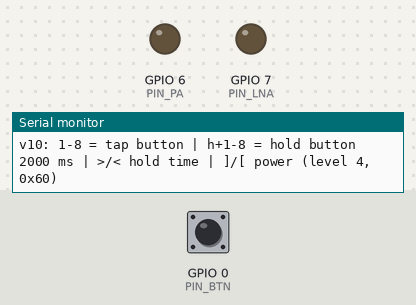
The program below on a simulated ESP32-S3. Parts: output pins drawn as LEDs (lit = HIGH), the last lines printed to the serial monitor. The test bench sets the inputs (shaded band); at power-on: GPIO 0 (PIN_BTN) HIGH. EEPROM starts erased; pins used as bus, display or sensor lines are not drawn.

Above: at 4.5 s.
4.6 s: GPIO 0 (PIN_BTN) pulled LOW for 0.15 s
At 5.2 s:
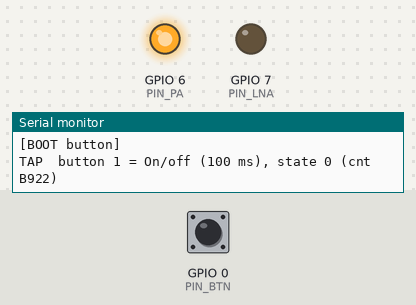
9.2 s: GPIO 0 (PIN_BTN) pulled LOW for 1 s
At 11.3 s:
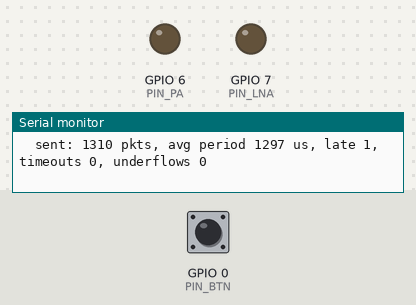
11.7 s: GPIO 0 (PIN_BTN) pulled LOW for 3.2 s
At 13.0 s:
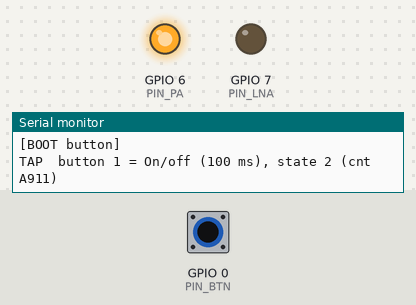
Timing chart, 0 to 14.9 s (numbered marks = the images above; inputs shaded):
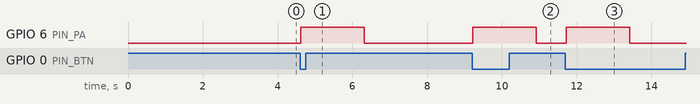

Measured:
- after the input at 4.6 s, GPIO 6 (PIN_PA): LOW → HIGH at once, → LOW 1.7 s later
- after the input at 9.2 s, GPIO 6 (PIN_PA): LOW → HIGH at once, → LOW 1.7 s later
- after the input at 11.7 s, GPIO 6 (PIN_PA): LOW → HIGH at once, → LOW 1.7 s later

The program:

main.cpp
```cpp
// TRANSMIT BOARD (ESP32-S3 + CC2500PA) - v10: all 8 buttons, tap + hold (v9 preamble/timing)   2026-11-19
// Project: nrf24-antenna-test -> src/main.cpp   (monitor 115200)
//
// What the raw CC2500 capture of the REAL remote showed (velua-cc2500-capture log 202648):
//  * On air before the sync word:  ...10101010 | 11001100 x4 | B9 A1 99 | 17-byte frame
//    i.e. a real 1010 preamble (0xAA) and then 0xCC x4, byte-aligned to the sync word.
//    Our v3..v8 packet started "1001100 1100 1100 ..." - it had NO 1010 preamble at all.
//  * Nothing fixed follows the 17-byte frame (bits after it are noise) -> no trailer.
//  * Timing: packets every ~1245 us, 3 per channel, full hop cycle ~11.69 ms.
//    v8 sent one every ~1981 us plus ~0.8 ms recalibration at every hop.
//
// v9: packet = AA AA AA AA CC CC CC CC B9 A1 99 + frame (28 bytes, byte-aligned).
//     Packets go out on a fixed 1245 us grid, 3 per channel, +160 us at each hop.
//     Each channel is calibrated ONCE at boot; hopping just restores the saved FSCAL values
//     (the standard CC2500 fast-hopping method), so hops no longer cost a calibration.
//     (A/B 2026-11-19: the old v8 packet brought the misses back -> preamble was the root cause.)
//
// Serial: see the UI section (v10: 1-8 tap, h+1-8 hold).
// One tap (press burst + release burst) = ONE lamp toggle. The counter does not gate it.
#include <Arduino.h>
#include <SPI.h>
#include <Preferences.h>

#define PIN_SCK   12
#define PIN_MISO  13
#define PIN_MOSI  11
#define PIN_CSN   10
#define PIN_GDO0   4
#define PIN_GDO2   5
#define PIN_PA     6
#define PIN_LNA    7
#define PIN_BTN    0

// 17-byte frames as transmitted after B9 A1 99 (see docs/protocol.md, bit-exact)
static const int NSTATES = 8;
static const uint8_t REL[NSTATES][17] = {
  {0x0D,0xBF,0x29,0xB9,0x22,0x57,0x5E,0x4B,0x9C,0xA1,0xB6,0xED,0x99,0x1E,0xA7,0x3E,0xAC},
  {0x0D,0xBF,0x29,0xA8,0x32,0xDF,0x5E,0x4B,0x9C,0xA1,0xB6,0xFC,0x89,0xA0,0x18,0xB2,0xF1},
  {0x0D,0xBF,0x29,0xA9,0x11,0x57,0x5E,0x4B,0x9C,0xA1,0xB6,0xFD,0xAA,0xA1,0xDA,0x63,0xB4},
  {0x0D,0xBF,0x29,0xB8,0x01,0xDF,0x5E,0x4B,0x9C,0xA1,0xB6,0xEC,0xBA,0x1F,0x65,0xEF,0xE9},
  {0x0D,0xBF,0x29,0x8A,0x02,0x57,0x5E,0x4B,0x9C,0xA1,0xB6,0xDE,0xB9,0xC3,0x26,0x40,0x46},
  {0x0D,0xBF,0x29,0x9B,0x12,0xDF,0x5E,0x4B,0x9C,0xA1,0xB6,0xCF,0xA9,0x7D,0x99,0xCC,0x1B},
  {0x0D,0xBF,0x29,0x9A,0x31,0x57,0x5E,0x4B,0x9C,0xA1,0xB6,0xCE,0x8A,0x7C,0x5B,0x1D,0x5E},
  {0x0D,0xBF,0x29,0x8B,0x21,0xDF,0x5E,0x4B,0x9C,0xA1,0xB6,0xDF,0x9A,0xC2,0xE4,0x91,0x03},
};
static const uint8_t PRS[NSTATES][17] = {
  {0x0D,0xBF,0x29,0x8B,0x30,0x5F,0xC7,0xCB,0x14,0xA1,0xB6,0xDF,0x9A,0x4D,0xDD,0x6B,0x2D},
  {0x0D,0xBF,0x29,0xB9,0x33,0xD7,0xC7,0xCB,0x14,0xA1,0xB6,0xED,0x99,0x91,0x9E,0xC4,0x82},
  {0x0D,0xBF,0x29,0xA8,0x23,0x5F,0xC7,0xCB,0x14,0xA1,0xB6,0xFC,0x89,0x2F,0x21,0x48,0xDF},
  {0x0D,0xBF,0x29,0xA9,0x00,0xD7,0xC7,0xCB,0x14,0xA1,0xB6,0xFD,0xAA,0x2E,0xE3,0x99,0x9A},
  {0x0D,0xBF,0x29,0xB8,0x10,0x5F,0xC7,0xCB,0x14,0xA1,0xB6,0xEC,0xBA,0x90,0x5C,0x15,0xC7},
  {0x0D,0xBF,0x29,0x8A,0x13,0xD7,0xC7,0xCB,0x14,0xA1,0xB6,0xDE,0xB9,0x4C,0x1F,0xBA,0x68},
  {0x0D,0xBF,0x29,0x9B,0x03,0x5F,0xC7,0xCB,0x14,0xA1,0xB6,0xCF,0xA9,0xF2,0xA0,0x36,0x35},
  {0x0D,0xBF,0x29,0x9A,0x20,0xD7,0xC7,0xCB,0x14,0xA1,0xB6,0xCE,0x8A,0xF3,0x62,0xE7,0x70},
};
static const char *CNT[NSTATES] = {"B922","A832","A911","B801","8A02","9B12","9A31","8B21"};

// v10: ALL 8 BUTTONS. Recorded 2026-11-19 (evidence/04_nrf24_all-8-buttons.log; buttons numbered left to right as in docs/protocol.md).
// Every button's PRESS frame = On/off PRESS frame (PRS above) XOR a constant per button - verified
// identical across 3-5 captured counter states per button, so all 8 states are valid for all 8
// buttons. The RELEASE frame (REL above) is the SAME for every button. A hold is just the press
// frame repeated for as long as the button is held, then the normal release.
static const int NBTN = 8;
static const uint8_t BTN_XOR[NBTN][17] = {
  {0,0,0,0,0,0x00,0x00,0x00,0x00,0x00,0x00,0x00,0x00,0x00,0x00,0x00,0x00},  // 1 = On/off
  {0,0,0,0,0,0x10,0x22,0x80,0x88,0x00,0x00,0x10,0x22,0x49,0x97,0xEA,0x0C},  // 2
  {0,0,0,0,0,0x20,0x77,0x80,0x88,0x00,0x00,0x20,0x77,0x94,0x16,0x19,0x89},  // 3
  {0,0,0,0,0,0x33,0x31,0x80,0x88,0x00,0x00,0x33,0x31,0xB7,0x14,0xDA,0xA9},  // 4
  {0,0,0,0,0,0x40,0xDD,0x80,0x88,0x00,0x00,0x40,0xDD,0xC0,0x44,0xAF,0x4E},  // 5
  {0,0,0,0,0,0x00,0x11,0x80,0x99,0x80,0x88,0x00,0x00,0x40,0xDD,0x5C,0x3B},  // 6
  {0,0,0,0,0,0x00,0x11,0x90,0xBB,0x00,0x00,0x10,0x22,0x68,0xD2,0x24,0x3B},  // 7
  {0,0,0,0,0,0x00,0x11,0x91,0x98,0x88,0x00,0x11,0x01,0x5D,0xE8,0x8B,0x94},  // 8
};
static const char *BTN_NAME[NBTN] = {
  "On/off", "Night (lowest dim)", "Brightness up", "Brightness down",
  "Cycle 3 color temps", "Timer 60 s", "Color temp cooler", "Color temp warmer"};
static void pressFrame(int btn, int s, uint8_t *f) { for (int i = 0; i < 17; i++) f[i] = PRS[s][i] ^ BTN_XOR[btn][i]; }
static const uint32_t PRESS_MS = 100, RELEASE_MS = 1600;

static const float    CH_MHZ[3] = {2402.00, 2448.00, 2478.95};
static const int      PKTS_PER_CH = 3;
static const uint32_t SLOT_US = 1245;     // remote: packet-to-packet on one channel
static const uint32_t HOP_EXTRA_US = 160; // remote: 11.69 ms cycle - 9 x 1245

static const int MAXPKT = 32;
static uint8_t pktLen = 0;

// --- packet builders ---------------------------------------------------------------------
static int buildNew(const uint8_t *f, uint8_t *o) {
  static const uint8_t head[11] = {0xAA,0xAA,0xAA,0xAA, 0xCC,0xCC,0xCC,0xCC, 0xB9,0xA1,0x99};
  memcpy(o, head, 11); memcpy(o + 11, f, 17);
  return 28;
}

// --- CC2500 low level ----------------------------------------------------------------------
SPISettings spiCfg(4000000, MSBFIRST, SPI_MODE0);
static void csLow() { digitalWrite(PIN_CSN, LOW); uint32_t t = micros(); while (digitalRead(PIN_MISO) && micros() - t < 1000) {} }
static void csHigh() { digitalWrite(PIN_CSN, HIGH); }
static void strobe(uint8_t s) { SPI.beginTransaction(spiCfg); csLow(); SPI.transfer(s); csHigh(); SPI.endTransaction(); }
static void writeReg(uint8_t a, uint8_t v) { SPI.beginTransaction(spiCfg); csLow(); SPI.transfer(a); SPI.transfer(v); csHigh(); SPI.endTransaction(); }
static uint8_t readReg(uint8_t a) { SPI.beginTransaction(spiCfg); csLow(); SPI.transfer(a | 0x80); uint8_t v = SPI.transfer(0); csHigh(); SPI.endTransaction(); return v; }
static uint8_t readStatus(uint8_t a) { SPI.beginTransaction(spiCfg); csLow(); SPI.transfer(a | 0xC0); uint8_t v = SPI.transfer(0); csHigh(); SPI.endTransaction(); return v; }
static void writeFifo(const uint8_t *b, uint8_t n) {
  SPI.beginTransaction(spiCfg); csLow(); SPI.transfer(0x7F);
  for (uint8_t i = 0; i < n; i++) SPI.transfer(b[i]);
  csHigh(); SPI.endTransaction();
}

enum : uint8_t {
  IOCFG2 = 0x00, IOCFG0 = 0x02, FIFOTHR = 0x03, PKTLEN = 0x06,
  PKTCTRL1 = 0x07, PKTCTRL0 = 0x08, ADDR = 0x09, CHANNR = 0x0A,
  FSCTRL1 = 0x0B, FSCTRL0 = 0x0C, FREQ2 = 0x0D, FREQ1 = 0x0E, FREQ0 = 0x0F,
  MDMCFG4 = 0x10, MDMCFG3 = 0x11, MDMCFG2 = 0x12, MDMCFG1 = 0x13, MDMCFG0 = 0x14,
  DEVIATN = 0x15, MCSM1 = 0x17, MCSM0 = 0x18, FOCCFG = 0x19, BSCFG = 0x1A,
  AGCCTRL2 = 0x1B, AGCCTRL1 = 0x1C, AGCCTRL0 = 0x1D, FREND1 = 0x21, FREND0 = 0x22,
  FSCAL3 = 0x23, FSCAL2 = 0x24, FSCAL1 = 0x25, FSCAL0 = 0x26,
  TEST2 = 0x2C, TEST1 = 0x2D, TEST0 = 0x2E, PATABLE = 0x3E,
  SRES = 0x30, SFSTXON = 0x31, SCAL = 0x33, STX = 0x35, SIDLE = 0x36, SFTX = 0x3B,
  MARCSTATE = 0x35
};
static uint8_t state() { return readStatus(MARCSTATE) & 0x1F; }
static void waitState(uint8_t s, uint32_t us) { uint32_t t = micros(); while (state() != s && micros() - t < us) {} }

static void radioReset() {
  csHigh(); delayMicroseconds(30);
  digitalWrite(PIN_CSN, LOW); delayMicroseconds(30);
  csHigh(); delayMicroseconds(50);
  strobe(SRES);
  delay(2);
}

static void radioConfig() {
  writeReg(IOCFG2,   0x29);
  writeReg(IOCFG0,   0x06);
  writeReg(FIFOTHR,  0x07);
  writeReg(PKTCTRL1, 0x00);
  writeReg(PKTCTRL0, 0x00);   // fixed length, no CRC, no whitening, FIFO mode
  writeReg(ADDR,     0x00);
  writeReg(CHANNR,   0x00);
  writeReg(FSCTRL1,  0x10);
  writeReg(FSCTRL0,  0x00);
  writeReg(MDMCFG4,  0x0D);   // DRATE_E 13
  writeReg(MDMCFG3,  0x3B);   // -> 249.9 kbps
  writeReg(MDMCFG2,  0x00);   // 2-FSK, chip adds no preamble/sync (ours is in the packet)
  writeReg(MDMCFG1,  0x22);
  writeReg(MDMCFG0,  0xF8);
  writeReg(DEVIATN,  0x73);   // ~279 kHz
  writeReg(MCSM1,    0x31);   // after TX -> FSTXON (v8 fix; 0x32 kept the carrier on)
  writeReg(MCSM0,    0x08);   // no autocal; channels pre-calibrated at boot
  writeReg(FOCCFG,   0x1D);
  writeReg(BSCFG,    0x1C);
  writeReg(AGCCTRL2, 0xC7);
  writeReg(AGCCTRL1, 0x40);
  writeReg(AGCCTRL0, 0xB2);
  writeReg(FREND1,   0xB6);
  writeReg(FREND0,   0x10);
  writeReg(FSCAL3,   0xEA);
  writeReg(FSCAL2,   0x0A);
  writeReg(FSCAL1,   0x00);
  writeReg(FSCAL0,   0x11);
  writeReg(TEST2,    0x88);
  writeReg(TEST1,    0x31);
  writeReg(TEST0,    0x0B);
}

// per-channel frequency words and calibration results (fast hopping)
static uint32_t chWord[3];
static uint8_t  chCal[3][3];     // FSCAL3, FSCAL2, FSCAL1

static void writeFreq(uint32_t w) {
  writeReg(FREQ2, (w >> 16) & 0xFF); writeReg(FREQ1, (w >> 8) & 0xFF); writeReg(FREQ0, w & 0xFF);
}
static void calibrateAll() {
  for (int i = 0; i < 3; i++) {
    chWord[i] = (uint32_t)((double)CH_MHZ[i] * 1e6 * 65536.0 / 26e6 + 0.5);
    strobe(SIDLE); waitState(0x01, 2000);
    writeFreq(chWord[i]);
    strobe(SCAL); delayMicroseconds(50); waitState(0x01, 3000);
    chCal[i][0] = readReg(FSCAL3); chCal[i][1] = readReg(FSCAL2); chCal[i][2] = readReg(FSCAL1);
    Serial.printf("  cal %.2f MHz: FSCAL3=%02X FSCAL2=%02X FSCAL1=%02X\n", CH_MHZ[i], chCal[i][0], chCal[i][1], chCal[i][2]);
  }
}
static void hopTo(int i) {           // no calibration: restore saved values, re-lock synthesizer
  strobe(SIDLE); waitState(0x01, 500);
  writeFreq(chWord[i]);
  writeReg(FSCAL3, chCal[i][0]); writeReg(FSCAL2, chCal[i][1]); writeReg(FSCAL1, chCal[i][2]);
  strobe(SFSTXON);
}

// --- transmit --------------------------------------------------------------------------------
static uint32_t stPkts, stLate, stTimeout, stUnder, stTxUsSum, stFirstUs, stLastUs;

static void sendOne(const uint8_t *pkt, uint32_t at) {
  writeFifo(pkt, pktLen);
  if ((int32_t)(micros() - at) > 50) stLate++;
  while ((int32_t)(micros() - at) < 0) {}
  uint32_t t = micros();
  strobe(STX);
  if (stPkts == 0) stFirstUs = t;
  stLastUs = t;
  while (state() != 0x13 && micros() - t < 400) {}     // into TX
  while (state() == 0x13 && micros() - t < 3000) {}    // until done
  uint32_t dt = micros() - t;
  stTxUsSum += dt; stPkts++;
  if (dt >= 3000) stTimeout++;
  if (state() == 0x16) { stUnder++; strobe(SIDLE); strobe(SFTX); strobe(SFSTXON); }
}

// one burst of `ms` with the remote's slot timing; ch/slot carry over between bursts
static void sendFor(const uint8_t *pkt, uint32_t ms, int &ch, int &slot, uint32_t &next) {
  uint32_t t0 = millis();
  while (millis() - t0 < ms) {
    if (slot == 0) hopTo(ch);
    sendOne(pkt, next);
    next += SLOT_US;
    if (++slot == PKTS_PER_CH) { slot = 0; ch = (ch + 1) % 3; next += HOP_EXTRA_US; }
  }
}

static void ampOff() { digitalWrite(PIN_PA, LOW); digitalWrite(PIN_LNA, LOW); }
static void ampTx()  { digitalWrite(PIN_PA, HIGH); digitalWrite(PIN_LNA, LOW); }
static void led(uint8_t r, uint8_t g, uint8_t b) { rgbLedWrite(RGB_BUILTIN, r, g, b); }

// one button action: press frame for pressMs (100 = tap, longer = hold), then the release burst
static void sendButton(int btn, int s, uint32_t pressMs) {
  uint8_t f[17], pp[MAXPKT], rp[MAXPKT];
  pressFrame(btn, s, f);
  pktLen = buildNew(f, pp);
  buildNew(REL[s], rp);
  writeReg(PKTLEN, pktLen);
  ampTx(); led(40, 0, 0);
  stPkts = stLate = stTimeout = stUnder = stTxUsSum = 0;
  int ch = 0, slot = 0;
  uint32_t next = micros() + 300;
  sendFor(pp, pressMs, ch, slot, next);
  sendFor(rp, RELEASE_MS, ch, slot, next);
  strobe(SIDLE); ampOff(); led(0, 0, 0);
  Serial.printf("  sent: %lu pkts, avg period %lu us, late %lu, timeouts %lu, underflows %lu\n",
                stPkts, stPkts > 1 ? (stLastUs - stFirstUs) / (stPkts - 1) : 0, stLate, stTimeout, stUnder);
}

// --- UI ----------------------------------------------------------------------------------------
// 1-8      = TAP that button (1 = On/off)
// h then 1-8 = HOLD that button for holdMs (default 2000 ms), then release
// > / <    = hold time +/- 500 ms           ] / [ = power up/down       ? = help
// Keys typed while the LED is red are queued and run afterwards.
Preferences prefs;
static uint8_t ptr = 0;               // shared 8-state counter, advances on every action like the remote
static const uint8_t PWR[] = {0x00, 0x1D, 0x46, 0x60, 0x84, 0xA0, 0xC0, 0xE0, 0xFE};
static const int NPWR = sizeof(PWR);
static int pwr = 3;
static uint32_t holdMs = 2000;
static bool holdNext = false;

static void applyPwr() {
  writeReg(PATABLE, PWR[pwr]); prefs.putInt("pwr2", pwr);
  Serial.printf("power = PATABLE 0x%02X (level %d/%d)\n", PWR[pwr], pwr + 1, NPWR);
}
static void help() {
  Serial.printf("v10: 1-8 = tap button | h+1-8 = hold button %lu ms | >/< hold time | ]/[ power (level %d, 0x%02X)\n",
                holdMs, pwr + 1, PWR[pwr]);
}
static void action(int btn, bool hold) {
  uint32_t ms = hold ? holdMs : PRESS_MS;
  Serial.printf("%s button %d = %s (%lu ms), state %d (cnt %s)\n", hold ? "HOLD" : "TAP ", btn + 1, BTN_NAME[btn], ms, ptr, CNT[ptr]);
  sendButton(btn, ptr, ms);
  ptr = (ptr + 1) % NSTATES;
  prefs.putUChar("ptr", ptr);
}

void setup() {
  pinMode(PIN_CSN, OUTPUT); digitalWrite(PIN_CSN, HIGH);
  pinMode(PIN_PA, OUTPUT); pinMode(PIN_LNA, OUTPUT); ampOff();
  pinMode(PIN_GDO0, INPUT); pinMode(PIN_GDO2, INPUT);
  pinMode(PIN_BTN, INPUT_PULLUP);
  Serial.begin(115200);
  delay(1500);
  SPI.begin(PIN_SCK, PIN_MISO, PIN_MOSI, PIN_CSN);
  radioReset();
  Serial.printf("\nTRANSMIT BOARD v10 - all 8 buttons, tap + hold. PARTNUM 0x%02X (expect 0x80)\n", readStatus(0x30));
  radioConfig();
  calibrateAll();
  prefs.begin("velua", false);
  ptr = prefs.getUChar("ptr", 0) % NSTATES;
  pwr = constrain(prefs.getInt("pwr2", 3), 0, NPWR - 1);
  applyPwr();
  for (int i = 0; i < 3; i++) { led(0, 0, 40); delay(300); led(0, 0, 0); delay(300); }
  help();
}

void loop() {
  static bool btnWas = HIGH;
  bool btn = digitalRead(PIN_BTN);
  if (btnWas == HIGH && btn == LOW) {
    delay(20);
    if (digitalRead(PIN_BTN) == LOW) { Serial.println("[BOOT button]"); action(0, false); }
    while (digitalRead(PIN_BTN) == LOW) delay(5);
  }
  btnWas = btn;

  if (!Serial.available()) return;
  char c = Serial.read();
  if (c == '\n' || c == '\r' || c == ' ' || c == '\t') return;
  if (c >= '1' && c <= '8') { action(c - '1', holdNext); holdNext = false; }
  else if (c == 'h' || c == 'H') { holdNext = true; Serial.printf("hold: which button (1-8)? %lu ms\n", holdMs); }
  else if (c == '>') { if (holdMs < 10000) holdMs += 500; help(); }
  else if (c == '<') { if (holdMs > 500) holdMs -= 500; help(); }
  else if (c == ']') { if (pwr < NPWR - 1) pwr++; applyPwr(); }
  else if (c == '[') { if (pwr > 0) pwr--; applyPwr(); }
  else if (c == '?') help();
  else holdNext = false;
}
```
